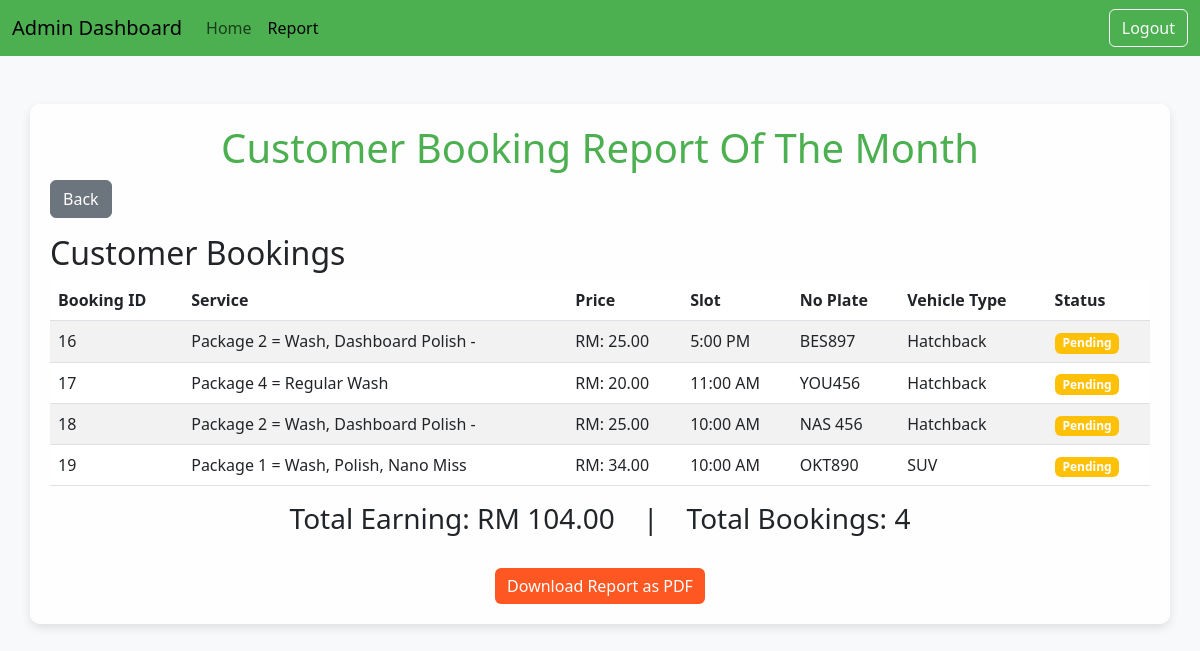
The app's page /report/, older data.
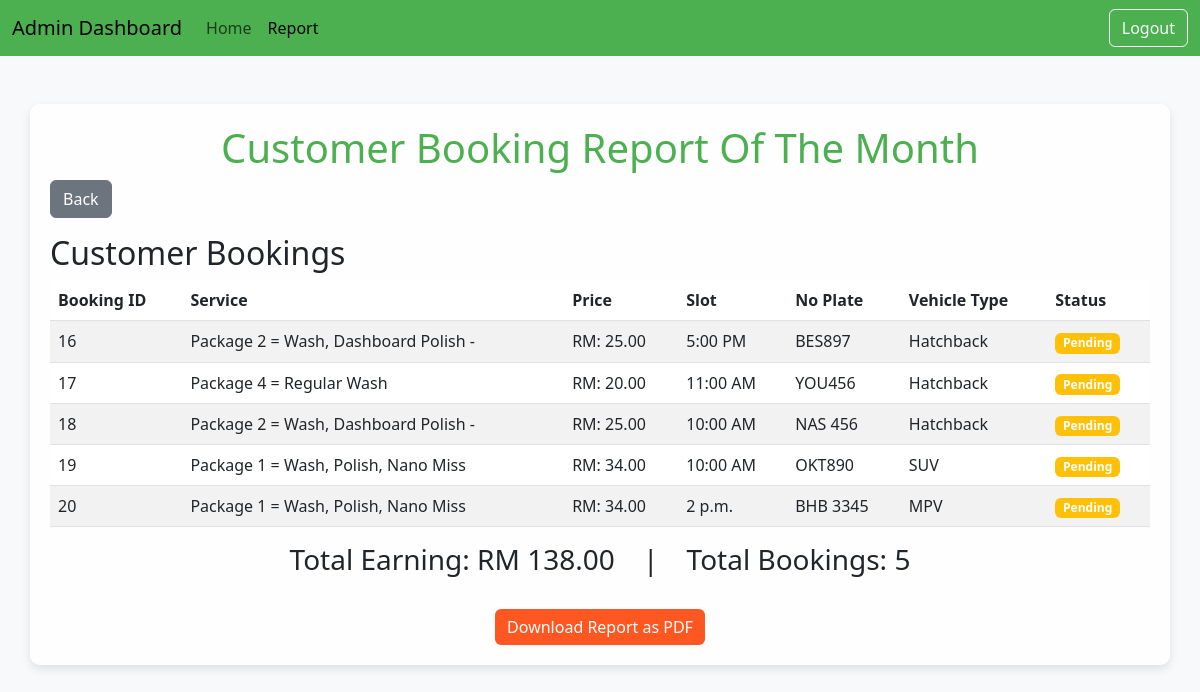
The same page, newer data.
### carwash/models.py (models this page shows)
class Booking(models.Model):
    booking_id = models.AutoField(primary_key=True)
    customer = models.ForeignKey(User, on_delete=models.CASCADE)
    service = models.ForeignKey(Service, on_delete=models.CASCADE)
    vehicle_type = models.CharField(null=True,max_length=20)
    no_plate = models.CharField(max_length=15,null=True,blank=True)
    no_phone = models.CharField(max_length=100,null=True,blank=True)
    slot = models.CharField(null=True, max_length=50)
    status = models.CharField(max_length=100,default="Not yet")
    payment_status = models.BooleanField(default=False)
    payment_proof = models.FileField(upload_to='payment_receipts/', null=True, blank=True)

class Service(models.Model):
    service_id = models.AutoField(primary_key=True)
    service_name = models.CharField(max_length=100)
    price = models.DecimalField(max_digits=10, decimal_places=2)

### carwash/views.py (the view)
# urls.py: path('report/', views.reportBooking, name='reportBooking'),
def reportBooking(request):
    bookings = Booking.objects.all()  # Assuming you have a Booking model
    total_price = sum([booking.service.price for booking in bookings])  # Calculate total price
    total_booking = bookings.count()  # Count the total number of bookings
    context = {
        'bookings': bookings,
        'Allservices': Service.objects.all(),  # Assuming you have a Service model
        'total_price': total_price,
        'total_booking': total_booking,  # Pass the total number of bookings to the template
    }
    return render(request, 'carwash/reportBooking.html', context)

### carwash/templates/carwash/reportBooking.html (shortened to what this page needs)
<!DOCTYPE html>
<html lang="en">
<head>
    <link href="https://cdn.jsdelivr.net/npm/bootstrap@5.3.0-alpha3/dist/css/bootstrap.min.css" rel="stylesheet">
</head>
<body>
    <nav class="navbar navbar-expand-lg">
        <div class="container-fluid">
            <a class="navbar-brand" href="#">Admin Dashboard</a>
            <div class="collapse navbar-collapse" id="navbarNav">
                <ul class="navbar-nav me-auto mb-2 mb-lg-0">
                    <li class="nav-item">
                        <a class="nav-link" href="{% url 'adminMain' user_id=request.user.id %}">Home</a>
                    </li>
                    <li class="nav-item">
                        <a class="nav-link active" href="{% url 'reportBooking' %}">Report</a>
                    </li>
                </ul>
                <a class="btn btn-outline-light" href="{% url 'logout' %}">Logout</a>
            </div>
        </div>
    </nav>
    <div class="container mt-5">
        <h1 class="text-center">Customer Booking Report Of The Month</h1>
        <div class="mb-3">
            <button class="btn btn-secondary" onclick="history.back()">Back</button>
        </div>
        <h2>Customer Bookings</h2>
        <table class="table table-striped">
            <thead>
                <tr>
                    <th>Booking ID</th>
                    <th>Service</th>
                    <th>Price</th>
                    <th>Slot</th>
                    <th>No Plate</th>
                    <th>Vehicle Type</th>
                    <th>Status</th>
                </tr>
            </thead>
            <tbody>
                {% if bookings %}
                {% for booking in bookings %}
                <tr>
                    <td>{{ booking.booking_id }}</td>
                    {% for service in Allservices %}
                    {% if service.service_id == booking.service_id %}
                    <td>{{ service.service_name }}</td>
                    <td>RM: {{ service.price }}</td>
                    {% endif %}
                    {% endfor %}
                    <td>{{ booking.slot }}</td>
                    <td>{{ booking.no_plate }}</td>
                    <td>{{ booking.vehicle_type }}</td>
                    <td>
                        <span
                            class="badge {% if booking.payment_status %}badge-success{% else %}badge-warning{% endif %}">
                            {% if booking.payment_status %}Already Paid{% else %}Pending{% endif %}
                        </span>
                    </td>
                </tr>
                {% endfor %}
                {% else %}
                <tr>
                    <td colspan="7" class="text-center">No bookings available.</td>
                </tr>
                {% endif %}
            </tbody>
        </table>
        <div class="text-center">
            <h3 class="d-inline-block">Total Earning: RM {{ total_price }}</h3>
            <h3 class="d-inline-block mx-4">|</h3>
            <h3 class="d-inline-block">Total Bookings: {{ total_booking }}</h3>
        </div>
        <div class="text-center mt-4">
            <button class="btn btn-primary" onclick="printReport()">Download Report as PDF</button>
        </div>
    </div>
</body>
</html>

Row changes from the older to the newer data that the page shows:
added Booking: booking_id "20", slot "2 p.m.", no_plate "BHB 3345", vehicle_type "MPV", payment_status "Pending", Service (service_name "Package 1 = Wash, Polish, Nano Miss", price "34.00")
Text that changed along with them:
{{ total_price }}: "104.00" → "138.00"
{{ total_booking }}: "4" → "5"
